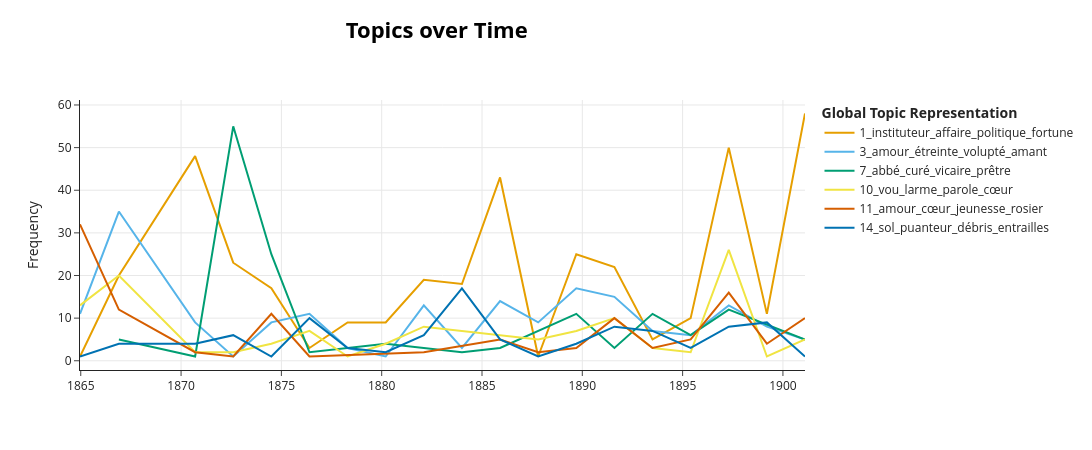

Source (notebook cell):
### Code cell
# Récupération de la dimension temporelle
timestamps = df['annee'].tolist()

themes_interet = [1, 3, 7, 10, 11, 14]

# Génération des topics dans le temps
topics_over_time = topic_model.topics_over_time(
    df['phrases_lemm'].tolist(), 
    timestamps, 
    nr_bins=20 
)

# Visualisation interactive de l'évolution des 10 premiers topics
topic_model.visualize_topics_over_time(topics_over_time, topics=themes_interet)

### Figure 1 — Plotly figure (JSON) as saved in the notebook; plotly's stock layout.template omitted (floating-point values rounded to 4 significant figures)
{"data": [{"hoverinfo": "text", "hovertext": ["<b>Topic 1</b><br>Words: notair, tranquillité, mœur, faite, froideur", "<b>Topic 1</b><br>Words: associé, négociant, traite, témoin, bail", "<b>Topic 1</b><br>Words: marquis, commandant, opinion, fortune, républicain", "<b>Topic 1</b><br>Words: politique, républicain, candidature, proscrit, alphabet", "<b>Topic 1</b><br>Words: aubergiste, session, adversaire, brigadier, lettre", "<b>Topic 1</b><br>Words: roussin, égrillard, kermesse, débarra, républicain", "<b>Topic 1</b><br>Words: épice, bookmaker, comte, comtesse, foire", "<b>Topic 1</b><br>Words: moralison, piano, loyer, suppléant, échangé", "<b>Topic 1</b><br>Words: curateur, subrogé, stock, compte, intérêt", "<b>Topic 1</b><br>Words: fosse, ingénieur, faille, grève, mineur", "<b>Topic 1</b><br>Words: jury, peintre, peinture, tableau, paysage", "<b>Topic 1</b><br>Words: verrier, moufle, verre, piédestal, harmonieux", "<b>Topic 1</b><br>Words: legs, procès, calembour, publicité, observation", "<b>Topic 1</b><br>Words: colonel, artilleur, régiment, espion, compagnie", "<b>Topic 1</b><br>Words: pèlerinage, miracle, guérison, année, quarantaine", "<b>Topic 1</b><br>Words: pape, prélat, nonciature, cardinal, desserte", "<b>Topic 1</b><br>Words: baron, anarchiste, ministre, gouvernement, politique", "<b>Topic 1</b><br>Words: lopin, engrais, abîme, sabreur, épierrant", "<b>Topic 1</b><br>Words: instituteur, école, juif, adjoint, modèle"], "marker": {"color": "#E69F00"}, "mode": "lines", "name": "1_instituteur_affaire_politique_fortune", "type": "scatter", "x": [1865.0, 1867.0, 1871.0, 1873.0, 1874.0, 1876.0, 1878.0, 1880.0, 1882.0, 1884.0, 1886.0, 1888.0, 1890.0, 1892.0, 1894.0, 1895.0, 1897.0, 1899.0, 1901.0], "y": [1, 20, 48, 23, 17, 3, 9, 9, 19, 18, 43, 1, 25, 22, 5, 10, 50, 11, 58]}, {"hoverinfo": "text", "hovertext": ["<b>Topic 3</b><br>Words: apaisement, amant, amour, fée, monomanie", "<b>Topic 3</b><br>Words: amant, amour, volupté, étreinte, baiser", "<b>Topic 3</b><br>Words: volupté, sommeil, ardeur, étreinte, pressentiment", "<b>Topic 3</b><br>Words: volât, salaison, baril, olive, maraude", "<b>Topic 3</b><br>Words: péché, contrepoids, parfumant, pli, intercession", "<b>Topic 3</b><br>Words: étreinte, monument, trouvez, sifflement, étendue", "<b>Topic 3</b><br>Words: enfumée, coudoyaient, gagnant, délabrement, corridor", "<b>Topic 3</b><br>Words: empêchât, gâté, bâillement, dépit, extravagant", "<b>Topic 3</b><br>Words: pessimisme, menotte, douleur, haleine, désir", "<b>Topic 3</b><br>Words: raideur, effondré, ingénieur, clignotant, chalet", "<b>Topic 3</b><br>Words: berger, désirer, sommeil, divaguaient, enterrerait", "<b>Topic 3</b><br>Words: parton, brodeuse, péché, démérité, couchure", "<b>Topic 3</b><br>Words: possession, chair, besoin, meurtre, casque", "<b>Topic 3</b><br>Words: pastel, dossier, apen, maître, guet", "<b>Topic 3</b><br>Words: divin, voudriez, dévia, immaculée, historien", "<b>Topic 3</b><br>Words: obélisque, douleur, physique, creusement, stérile", "<b>Topic 3</b><br>Words: opération, démence, atroce, stérilité, monstrueux", "<b>Topic 3</b><br>Words: compagne, étreinte, amie, trempait, violentaient", "<b>Topic 3</b><br>Words: impérieu, moine, jésuitique, douloureuse, sonn"], "marker": {"color": "#56B4E9"}, "mode": "lines", "name": "3_amour_étreinte_volupté_amant", "type": "scatter", "x": [1865.0, 1867.0, 1871.0, 1873.0, 1874.0, 1876.0, 1878.0, 1880.0, 1882.0, 1884.0, 1886.0, 1888.0, 1890.0, 1892.0, 1894.0, 1895.0, 1897.0, 1899.0, 1901.0], "y": [11, 35, 9, 1, 9, 11, 3, 1, 13, 3, 14, 9, 17, 15, 7, 6, 13, 8, 5]}, {"hoverinfo": "text", "hovertext": ["<b>Topic 7</b><br>Words: pouvai, altération, enchanta, manufacturier, délicieu", "<b>Topic 7</b><br>Words: mouchard, frontière, cachette, qualité, dignité", "<b>Topic 7</b><br>Words: abbé, vicaire, curé, prêtre, évêque", "<b>Topic 7</b><br>Words: curé, abbé, prêtre, tuile, colonel", "<b>Topic 7</b><br>Words: scandinave, reconduirai, guimauve, flanque, orge", "<b>Topic 7</b><br>Words: caser, expéditionnaire, retraite, caverneux, ministre", "<b>Topic 7</b><br>Words: criblant, besognaient, emplir, secrétaire, reps", "<b>Topic 7</b><br>Words: déplier, raccordement, conseil, tronçon, évasif", "<b>Topic 7</b><br>Words: approbation, licencieux, baisse, gentil, député", "<b>Topic 7</b><br>Words: uhlan, brigand, angoissé, angine, citation", "<b>Topic 7</b><br>Words: herse, abbé, coiffeur, gare, vicaire", "<b>Topic 7</b><br>Words: abbé, secrétaire, caresseur, moleskine, dénué", "<b>Topic 7</b><br>Words: abbé, maestria, téléphonez, brio, prêtre", "<b>Topic 7</b><br>Words: enseign, inspecteur, religion, écouterai, inexpliquée"], "marker": {"color": "#009E73"}, "mode": "lines", "name": "7_abbé_curé_vicaire_prêtre", "type": "scatter", "x": [1867.0, 1871.0, 1873.0, 1874.0, 1876.0, 1880.0, 1884.0, 1886.0, 1890.0, 1892.0, 1894.0, 1895.0, 1897.0, 1901.0], "y": [5, 1, 55, 25, 2, 4, 2, 3, 11, 3, 11, 6, 12, 5]}, {"hoverinfo": "text", "hovertext": ["<b>Topic 10</b><br>Words: tâche, bienfait, mission, inhabile, croire", "<b>Topic 10</b><br>Words: bouquetière, savez, oncle, balbutia, amant", "<b>Topic 10</b><br>Words: milliard, remboursement, banquier, dette, prêteur", "<b>Topic 10</b><br>Words: pincée, calmer, baguette, pénitent, tort", "<b>Topic 10</b><br>Words: descendrion, permettrai, incommode, écuelle, calmer", "<b>Topic 10</b><br>Words: scintillante, glaçaient, trogne, colis, étincelle", "<b>Topic 10</b><br>Words: voeu, régnât, empereur, béguin, février", "<b>Topic 10</b><br>Words: utilisai, jésuitique, tirade, repoussant, apitoyée", "<b>Topic 10</b><br>Words: épousai, partition, vou, couchette, attendai", "<b>Topic 10</b><br>Words: revenir, espérai, attendai, supplie, désespérément", "<b>Topic 10</b><br>Words: espérerai, ici, déraciné, triste, brigandage", "<b>Topic 10</b><br>Words: mourir, examiniez, hant, hypodermique, soignerai", "<b>Topic 10</b><br>Words: case, originaire, affligé, sépulture, meur", "<b>Topic 10</b><br>Words: chimère, turban, pourrai, brûlante, imberbe", "<b>Topic 10</b><br>Words: larme, tromper, pleurer, héritier, pauvre", "<b>Topic 10</b><br>Words: nostalgie, esclavage, salariat, cabaret, impuissant", "<b>Topic 10</b><br>Words: exécrée, pierre, conseille, permet, dévergondé"], "marker": {"color": "#F0E442"}, "mode": "lines", "name": "10_vou_larme_parole_cœur", "type": "scatter", "x": [1865.0, 1867.0, 1871.0, 1873.0, 1874.0, 1876.0, 1878.0, 1880.0, 1882.0, 1888.0, 1890.0, 1892.0, 1894.0, 1895.0, 1897.0, 1899.0, 1901.0], "y": [13, 20, 2, 2, 4, 7, 1, 4, 8, 5, 7, 10, 3, 2, 26, 1, 5]}, {"hoverinfo": "text", "hovertext": ["<b>Topic 11</b><br>Words: amour, rédemption, jeunesse, réalité, cœur", "<b>Topic 11</b><br>Words: lâcheté, passé, bohémien, exil, abîmon", "<b>Topic 11</b><br>Words: volubilité, prévention, cynisme, maudire, provençal", "<b>Topic 11</b><br>Words: tromper, impassible, éveil, désir, dépêche", "<b>Topic 11</b><br>Words: rosier, aimai, futaie, herbe, lasse", "<b>Topic 11</b><br>Words: fatiguée, contrée, idéal, printemps, chéri", "<b>Topic 11</b><br>Words: platitude, fanfaronnade, récompense, immobilité, fatal", "<b>Topic 11</b><br>Words: peinture, contemplai, jugeant, accabl, lyrisme", "<b>Topic 11</b><br>Words: achèveron, courtine, impassibilité, brocart, prie", "<b>Topic 11</b><br>Words: réchauffent, étreignirent, aie, assombrir, affreux", "<b>Topic 11</b><br>Words: science, chaussant, impatiente, ignoré, détournai", "<b>Topic 11</b><br>Words: hant, prescience, égarement, secours, inavouable", "<b>Topic 11</b><br>Words: race, maintiendrai, ensevelirai, aveugler, meurtrier", "<b>Topic 11</b><br>Words: négation, burin, être, embrass, essence", "<b>Topic 11</b><br>Words: vien, poignante, dormir, étireur, opiniâtre", "<b>Topic 11</b><br>Words: poison, blasphème, moisson, saigneront, déchireron"], "marker": {"color": "#D55E00"}, "mode": "lines", "name": "11_amour_cœur_jeunesse_rosier", "type": "scatter", "x": [1865.0, 1867.0, 1871.0, 1873.0, 1874.0, 1876.0, 1882.0, 1886.0, 1888.0, 1890.0, 1892.0, 1894.0, 1895.0, 1897.0, 1899.0, 1901.0], "y": [32, 12, 2, 1, 11, 1, 2, 5, 2, 3, 10, 3, 5, 16, 4, 10]}, {"hoverinfo": "text", "hovertext": ["<b>Topic 14</b><br>Words: oscillement, attrait, effrayant, poussièr, étouffant", "<b>Topic 14</b><br>Words: laboratoire, fiole, tasseau, échevelaient, manuscrit", "<b>Topic 14</b><br>Words: tombereau, cahot, grotte, polype, venant", "<b>Topic 14</b><br>Words: quenu, sarment, resserre, puanteur, boudin", "<b>Topic 14</b><br>Words: braque, défrichement, cerf, prétendre, dirigeant", "<b>Topic 14</b><br>Words: puanteur, boiserie, mur, couvercle, trépidation", "<b>Topic 14</b><br>Words: coulisse, loge, costumé, figuration, habilleur", "<b>Topic 14</b><br>Words: domesticité, dénicha, déverse, égout, boyau", "<b>Topic 14</b><br>Words: galet, chatte, fange, falaise, mollusque", "<b>Topic 14</b><br>Words: cuvelage, mètre, roulage, puits, échappement", "<b>Topic 14</b><br>Words: moulage, sculpteur, lauréat, gâchis, baquet", "<b>Topic 14</b><br>Words: doigtier, branlante, salpêtre, phalange, bourriche", "<b>Topic 14</b><br>Words: paillasse, péristyle, inentendu, longeron, bourbeux", "<b>Topic 14</b><br>Words: flanc, baïonnette, débris, chassepot, surface", "<b>Topic 14</b><br>Words: crypte, source, échafaudage, gémissement, baignoire", "<b>Topic 14</b><br>Words: maçonnerie, croupi, éventraient, bâtisse, assainissement", "<b>Topic 14</b><br>Words: cuve, cloaque, nourrice, étage, poupon", "<b>Topic 14</b><br>Words: fondeur, laitier, fusion, four, gueulard", "<b>Topic 14</b><br>Words: maçon, juif, brut, sordide, chose"], "marker": {"color": "#0072B2"}, "mode": "lines", "name": "14_sol_puanteur_débris_entrailles", "type": "scatter", "x": [1865.0, 1867.0, 1871.0, 1873.0, 1874.0, 1876.0, 1878.0, 1880.0, 1882.0, 1884.0, 1886.0, 1888.0, 1890.0, 1892.0, 1894.0, 1895.0, 1897.0, 1899.0, 1901.0], "y": [1, 4, 4, 6, 1, 10, 3, 2, 6, 17, 5, 1, 4, 8, 7, 3, 8, 9, 1]}], "layout": {"height": 450, "hoverlabel": {"bgcolor": "white", "font": {"family": "Rockwell", "size": 16}}, "legend": {"title": {"text": "<b>Global Topic Representation"}}, "title": {"font": {"color": "Black", "size": 22}, "text": "<b>Topics over Time</b>", "x": 0.4, "xanchor": "center", "y": 0.95, "yanchor": "top"}, "width": 1250, "xaxis": {"showgrid": true}, "yaxis": {"showgrid": true, "title": {"text": "Frequency"}}}}
